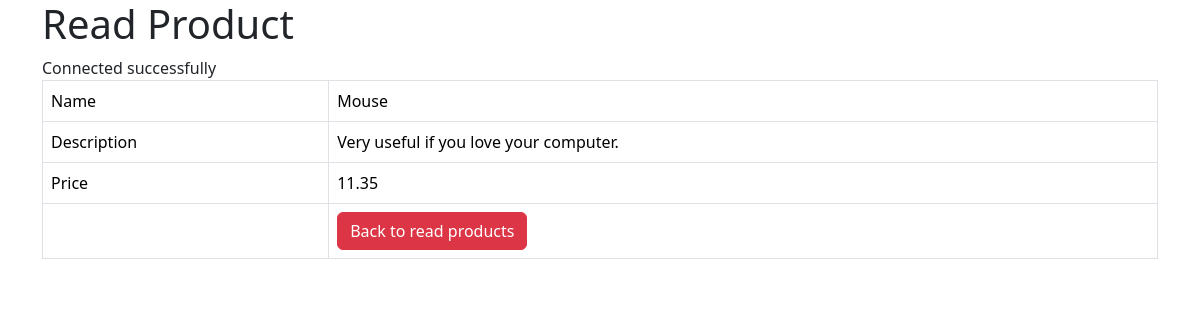
Screenshot of /product_details?id=6 with the database file from the repository.
### tables this page shows
CREATE TABLE IF NOT EXISTS `products` (
  `id` int NOT NULL AUTO_INCREMENT,
  `name` varchar(128) NOT NULL,
  `description` text NOT NULL,
  `price` double NOT NULL,
  `promotion_price` double NOT NULL,
  `manufacture_date` date NOT NULL,
  `expired_date` date NOT NULL,
  `created` date DEFAULT NULL,
  `category_id` int DEFAULT NULL,
  PRIMARY KEY (`id`)
);

### product_details.php (the view, shortened to what this page needs)
<!DOCTYPE HTML>
<html>
<head>
    <link href="https://cdn.jsdelivr.net/npm/bootstrap@5.3.3/dist/css/bootstrap.min.css" rel="stylesheet">
</head>
<body>
    <div class="container">
        <div class="page-header">
            <h1>Read Product</h1>
        </div>
        <?php
        $id = isset($_GET['id']) ? $_GET['id'] : die('ERROR: Record ID not found.');
        include 'config/database.php';
        try {
            $query = "SELECT id, name, description, price FROM products WHERE id = ? LIMIT 0,1";
            $stmt = $con->prepare($query);
            $stmt->bindParam(1, $id);
            $stmt->execute();
            $row = $stmt->fetch(PDO::FETCH_ASSOC);
            $name = $row['name'];
            $description = $row['description'];
            $price = $row['price'];
        }
        catch (PDOException $exception) {
            die('ERROR: ' . $exception->getMessage());
        }
        ?>
        <table class='table table-hover table-responsive table-bordered'>
            <tr>
                <td>Name</td>
                <td><?php echo $name;  ?></td>
            </tr>
            <tr>
                <td>Description</td>
                <td><?php echo $description;  ?></td>
            </tr>
            <tr>
                <td>Price</td>
                <td><?php echo $price;  ?></td>
            </tr>
            <tr>
                <td></td>
                <td>
                    <a href='product_listing' class='btn btn-danger'>Back to read products</a>
                </td>
            </tr>
        </table>
    </div>
</body>
</html>

### rows the page displays
products: name "Mouse", description "Very useful if you love your computer.", price "11.35"
